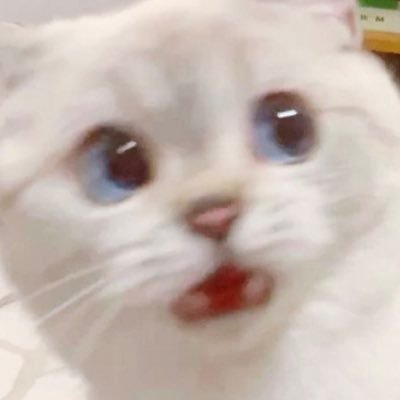
#> input picture 5image.jpg, 400 x 400 px
$ python 5.10.py
#> lines starting #> are read from the running program, lines starting #| are printed output that depends on the picture
import cv2
import imutils

img = cv2.imread("5image.jpg")
#> img is the input picture: shape (400, 400, 3); mean B, G, R 176.9, 185, 199

for angle in range(0, 360, 15):
    rotated = imutils.rotate(img, angle)
    cv2.imshow("obracanie", rotated)
    cv2.waitKey(500)
#> this loop made 24 passes
#> pass 2, `rotated = imutils.rotate(img, angle)`:
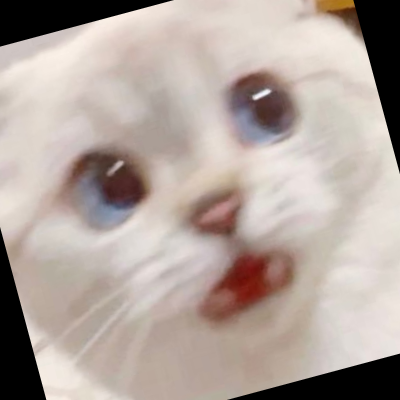
#> rotated: shape (400, 400, 3); mean B, G, R 157.3, 164.3, 177.3
#> pass 3, `rotated = imutils.rotate(img, angle)`:
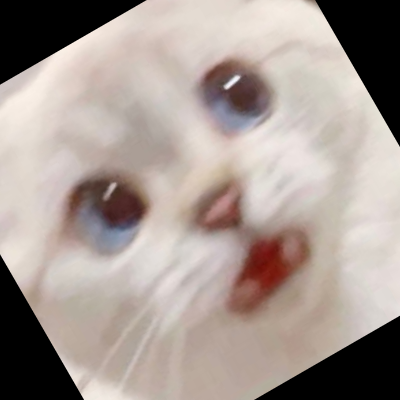
#> rotated: shape (400, 400, 3); mean B, G, R 147.2, 153.5, 165.8

$ run again, with 3image.jpg copied over 5image.jpg
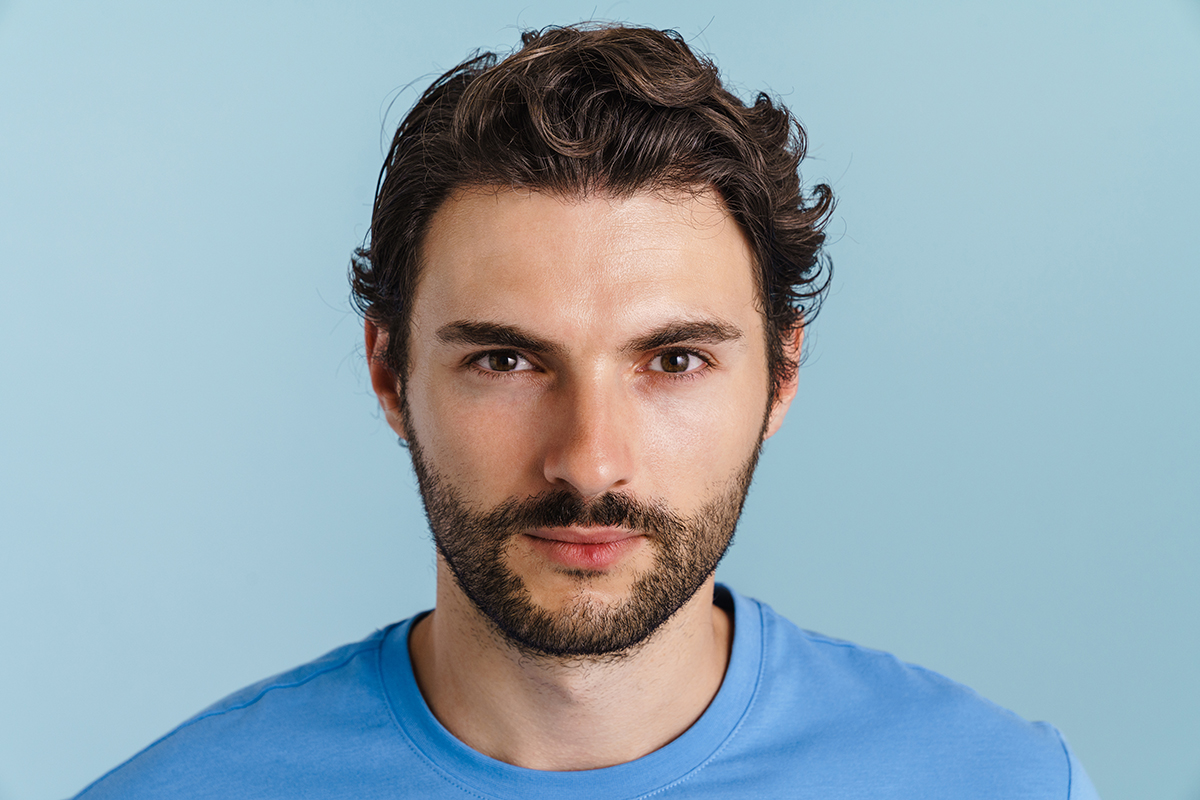
#> input picture 3image.jpg, 1200 x 800 px
#> img is the input picture: shape (800, 1200, 3); mean B, G, R 178.8, 168.4, 148.8
#> the loop `for angle in range(0, 360, 15):` made 24 passes
#> pass 2, `rotated = imutils.rotate(img, angle)`:
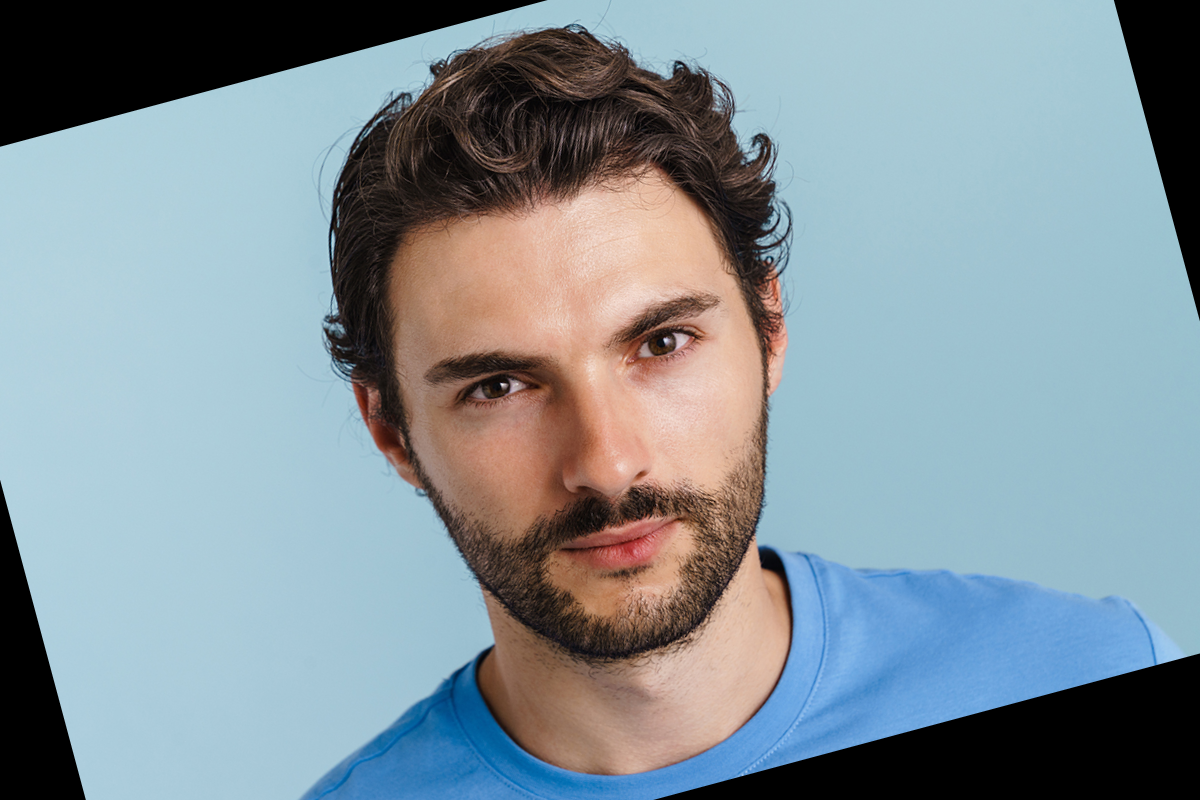
#> rotated: shape (800, 1200, 3); mean B, G, R 155.1, 147.3, 132.2
#> pass 3, `rotated = imutils.rotate(img, angle)`:
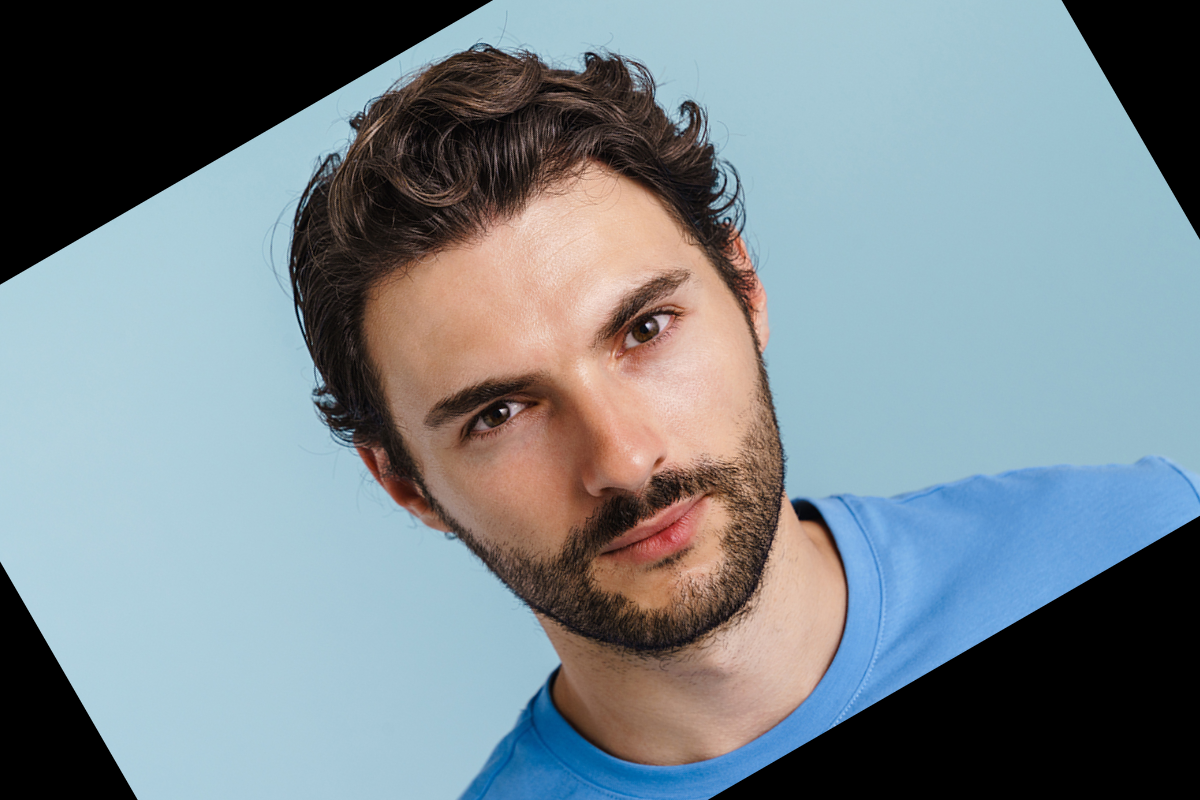
#> rotated: shape (800, 1200, 3); mean B, G, R 140.6, 134, 121.4

$ run again, with 4image.jpg copied over 5image.jpg
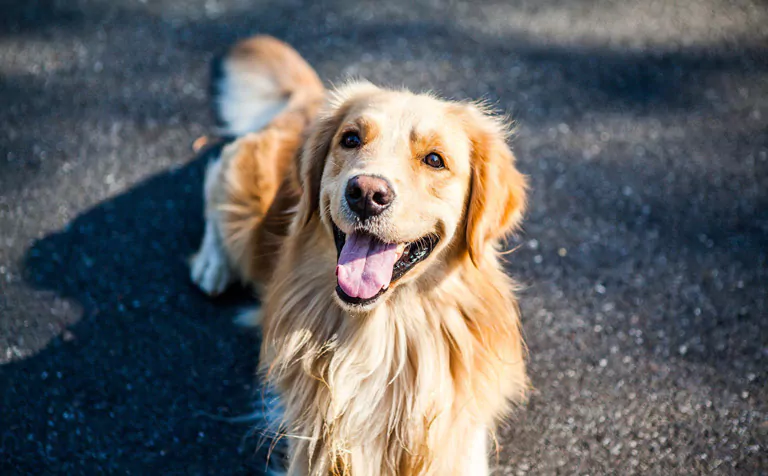
#> input picture 4image.jpg, 768 x 476 px
#> img is the input picture: shape (476, 768, 3); mean B, G, R 99.7, 98.5, 97.9
#> the loop `for angle in range(0, 360, 15):` made 24 passes
#> pass 2, `rotated = imutils.rotate(img, angle)`:
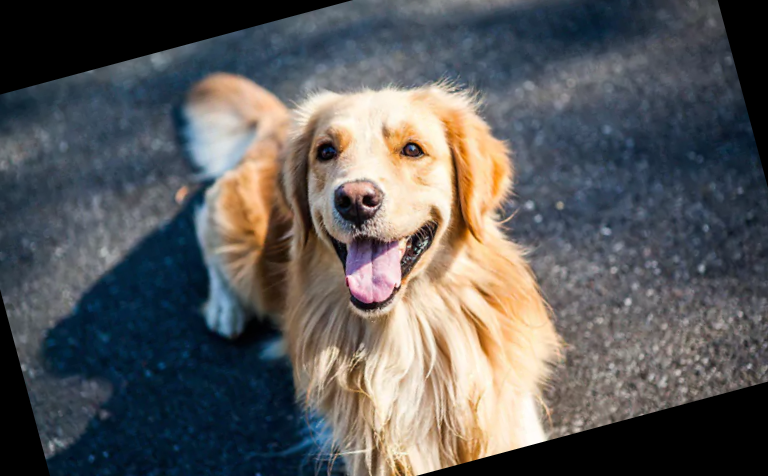
#> rotated: shape (476, 768, 3); mean B, G, R 90.8, 90.7, 91.3
#> pass 3, `rotated = imutils.rotate(img, angle)`:
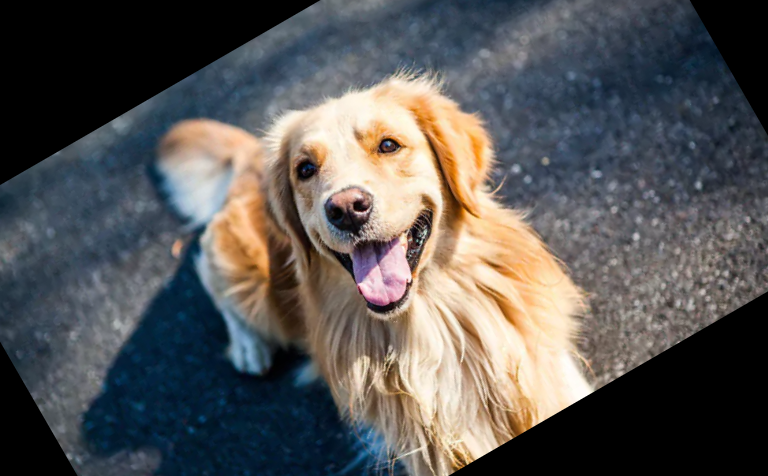
#> rotated: shape (476, 768, 3); mean B, G, R 86, 87.1, 88.8

$ run again, with 6image.jpg copied over 5image.jpg
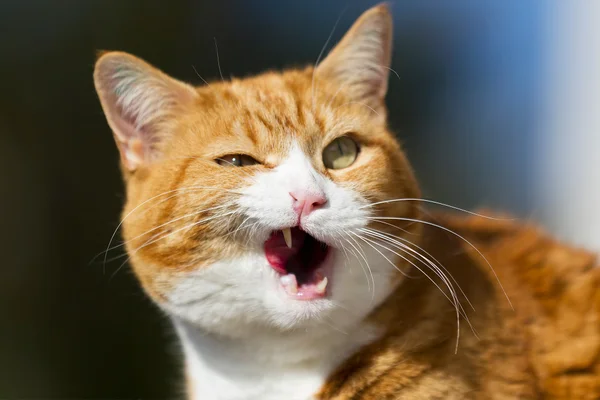
#> input picture 6image.jpg, 600 x 400 px
#> img is the input picture: shape (400, 600, 3); mean B, G, R 79.9, 100.4, 114.6
#> the loop `for angle in range(0, 360, 15):` made 24 passes
#> pass 2, `rotated = imutils.rotate(img, angle)`:
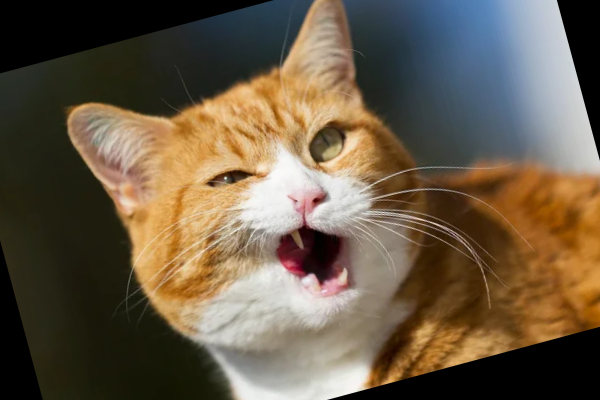
#> rotated: shape (400, 600, 3); mean B, G, R 70.6, 90.4, 104.9
#> pass 3, `rotated = imutils.rotate(img, angle)`:
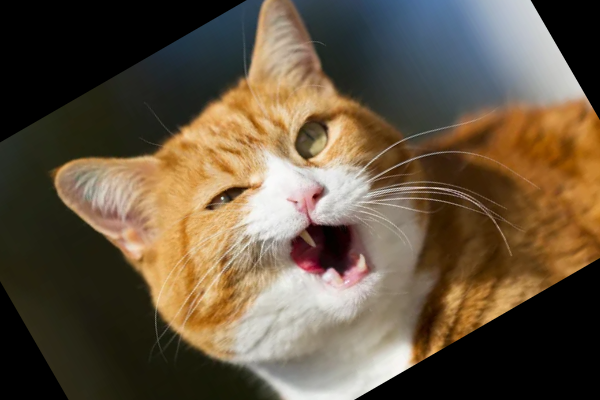
#> rotated: shape (400, 600, 3); mean B, G, R 64.8, 84.7, 99.8
